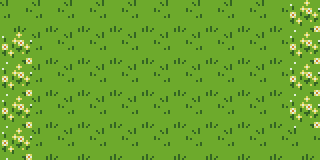

Tiled map render using the project's own tile images. Description and the whole map definition, tile-layer contents included, below:
An orthogonal 10x5 tile map with 32x32 px tiles, 1 tile layer (Floor).

<map version="1.2" tiledversion="1.2.3" orientation="orthogonal" renderorder="left-down" width="10" height="5" tilewidth="32" tileheight="32" infinite="0" nextlayerid="5" nextobjectid="1">
 <properties>
  <property name="id" value="0004" />
 </properties>
 <tileset firstgid="1" source="tilesets/floor_set.tsx" />
 <layer id="1" name="Floor" width="10" height="5">
  <properties>
   <property name="firstgid" type="int" value="1" />
   <property name="tileset" value="base_dev/floor_set" />
  </properties>
  <data encoding="csv">
5,5,5,5,5,5,5,5,5,7,
7,5,5,5,5,5,5,5,5,7,
7,5,5,5,5,5,5,5,5,7,
7,5,5,5,5,5,5,5,5,7,
7,5,5,5,5,5,5,5,5,5
</data>
 </layer>
 <objectgroup id="2" name="Actors" />
 <objectgroup id="3" name="Walls" />
 <objectgroup id="4" name="Portals" />
</map>